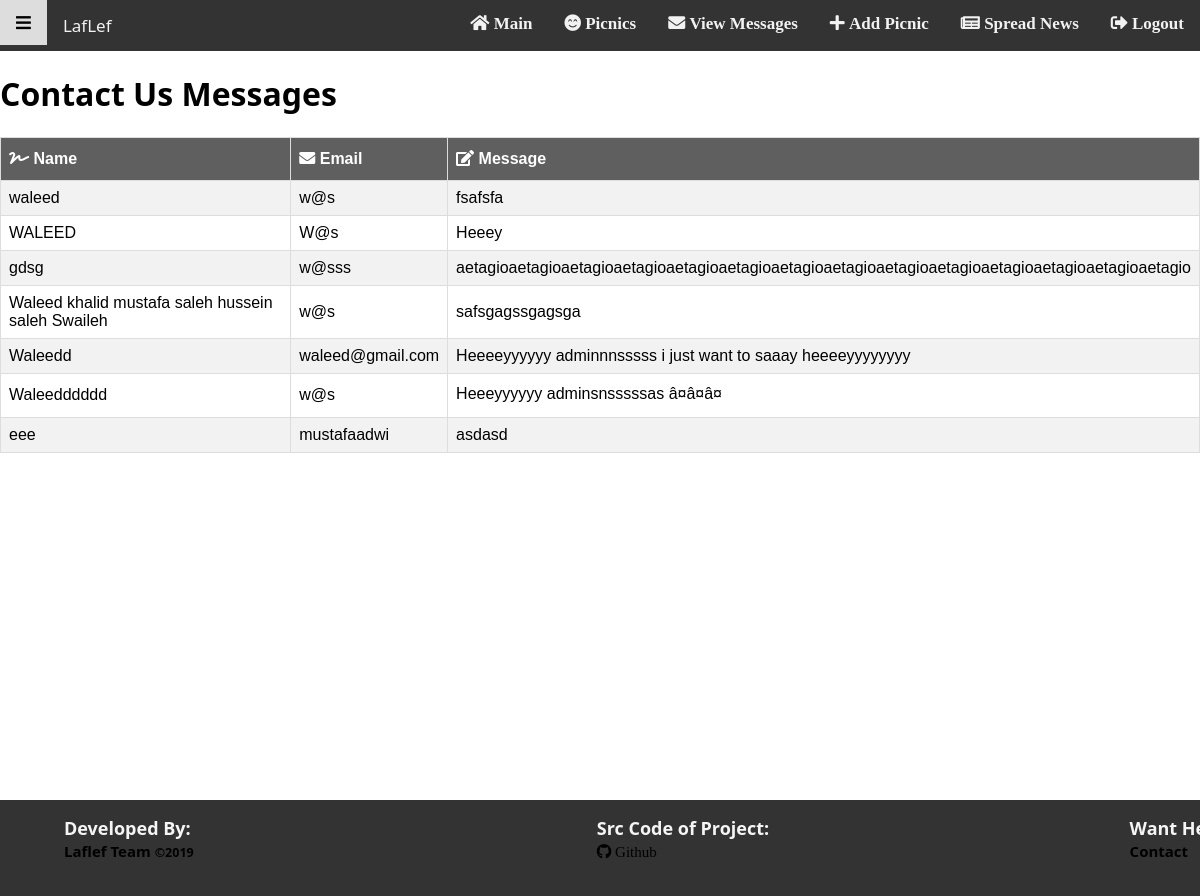
/viewMessages.php (signed in), run on the app's committed database.
### tables this page shows
CREATE TABLE IF NOT EXISTS `messages` (
  `id` int(11) NOT NULL AUTO_INCREMENT,
  `name` varchar(50) NOT NULL,
  `email` varchar(50) NOT NULL,
  `message` varchar(300) NOT NULL,
  PRIMARY KEY (`id`)
);

### model.php (the view, shortened to what this page needs)
<?php
$server = "localhost";
$username = "root";
$password = "";
$dbname = "laflefbzu";
$conn = "mysql:host=$server;dbname=$dbname";
$pdo = null;
try {
    $pdo = new PDO($conn, $username, $password);
    $pdo->setAttribute(PDO::ATTR_ERRMODE, PDO::ERRMODE_EXCEPTION);
} catch (PDOException $e) {
    die($e->getMessage());
}
function printMessages()
{
    global $pdo;
    $sql = "SELECT * FROM messages";
    $result = $pdo->query($sql);
    if ($result->rowCount() == 0)
        echo '<p>No Messages!</p>';
    else {
        echo "<div id='container' style='overflow-x:auto;'>
<h1>Contact Us Messages</h1>
<table>
                <th><span class='fas fa-signature'></span> Name</th><th><span class='fas fa-envelope'></span> Email</th><th><span class='fas fa-edit'></span> Message</th>";
        while ($row = $result->fetch()) {
            echo "
            <tr>
                <td>" . $row['name'] . "</td>
                <td>" . $row['email'] . "</td>
                <td>" . $row['message'] . "</td>
            </tr>
            ";
        }
        echo "</table></div></div>";
    }
}

### css/mainStylesheet.css (style rules this page uses)
* { box-sizing: border-box; }
body { margin: 0px; font-family: 'segoe ui', Serif, "Arial"; }
*, *::before, *::after { box-sizing: border-box; }

### css/viewMessages.css (style rules this page uses)
table { border-collapse: collapse; font-family: "Trebuchet MS", Arial, Helvetica, sans-serif; border-collapse: collapse; width: 100%; }
table td, table th { border: 1px solid #ddd; padding: 8px; }
table tr:nth-child(even) { background-color: #f2f2f2; }
table th { padding-top: 12px; padding-bottom: 12px; text-align: left; background-color: #5F5F5F; color: white; }

### data on the page
messages: name "waleed", email "w@s", message "fsafsfa"
messages: name "WALEED", email "W@s", message "Heeey"
messages: name "gdsg", email "w@sss", message "aetagioaetagioaetagioaetagioaetagioaetagioaetagioaetagioaetagioaetagioaetagioaetagioaetagioaetagio"
messages: name "Waleed khalid mustafa saleh hussein saleh Swaileh", email "w@s", message "safsgagssgagsga"
messages: name "Waleedd", email "waleed@gmail.com", message "Heeeeyyyyyy adminnnsssss i just want to saaay heeeeyyyyyyyy"
messages: name "Waleedddddd", email "w@s", message "Heeeyyyyyy adminsnsssssas â¤â¤â¤"
messages: name "eee", email "mustafaadwi", message "asdasd"
